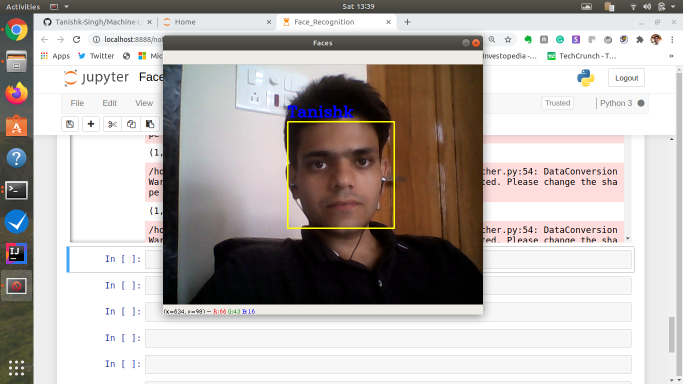
#> input picture Face_Detection _and_Recognition/My Face Recognition.png, 1366 x 768 px, given in place of the camera (shown at 1/2 size)
$ jupyter execute --allow-errors Gen_Selfie_Training_Data.ipynb
#> lines starting #> are read from the running program, lines starting #| are printed output that depends on the picture; after the words box and inside, x2 and y2 are one past the last pixel; in counts of white or black regions, pixels touching at a corner belong together
[cell 1]
import cv2
import numpy as np
face_casscade = cv2.CascadeClassifier('haarcascade_frontalface_alt.xml')

cap = cv2.VideoCapture(0)
face_data = []
skip = 0
dataset_path = '../Data_Sets/'

file_name = input("Enter the person's name")
#> the answer given: My Face Recognition.png

while True :

    ret,frame = cap.read()
#> frame is the input picture: shape (768, 1366, 3); mean B, G, R 175.4, 178.3, 184.2
    gray_frame = cv2.cvtColor(frame,cv2.COLOR_BGR2GRAY)
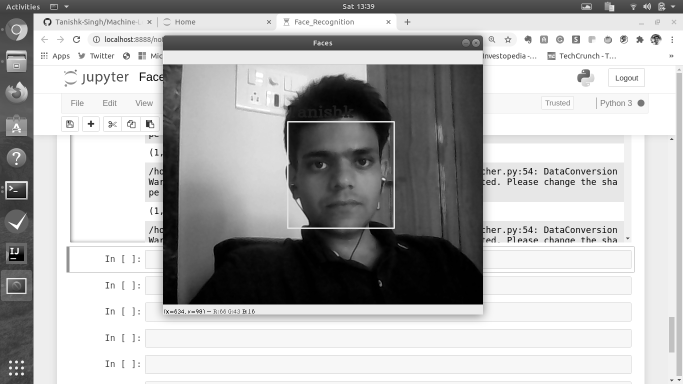
#> gray_frame: shape (768, 1366) (shown at 1/2 size); min 0, max 255, mean 179.7

    if ret == False:
        continue

    faces = face_casscade.detectMultiScale(gray_frame,1.3,2)
#> faces = [[580, 244, 209, 209]]

    if(len(faces))==0:
        continue

    faces = sorted(faces,key= lambda f:f[2]*f[3])


    for face in faces[-1:]:
        x,y,w,h = face
        cv2.rectangle(frame,(x,y),(x+w,y+h),(0,200,255),2)

        offset = 10
        face_section = frame[y-offset:y+h+offset,x-offset:x+w+offset]
        face_section = cv2.resize(face_section,(100,100))

        skip += 1

        if skip%10==0:

            face_data.append(face_section)
            print (len(face_data))
#> this loop made 1 pass
#> (x, y, w, h, offset, skip) on pass 1: (580, 244, 209, 209, 10, 1)
#> pass 1, `face_section = frame[y-offset:y+h+offset,x-offset:x+w+offset]`:
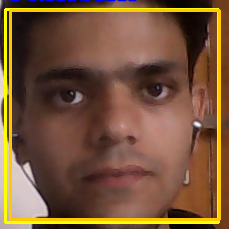
#> face_section: shape (229, 229, 3); mean B, G, R 57.2, 85.2, 119.2
#> pass 1, `face_section = cv2.resize(face_section,(100,100))`:
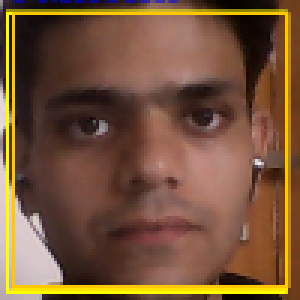
#> face_section: shape (100, 100, 3) (shown 3 times larger); mean B, G, R 57.6, 84.2, 118.3
#> after the loop:
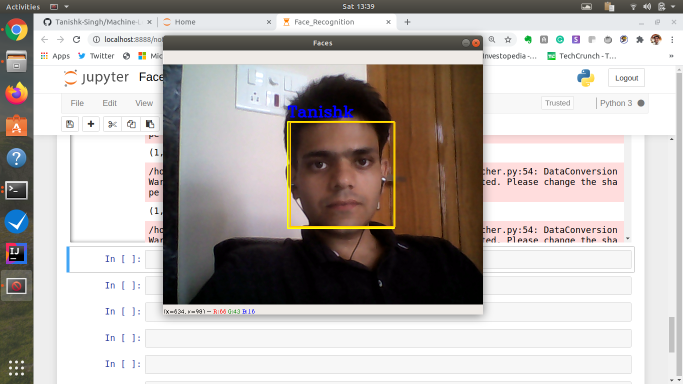
#> frame: shape (768, 1366, 3) (shown at 1/2 size); 0.24% of pixels changed, all inside (x1, y1, x2, y2) = (579, 243, 791, 455)
#> after the loop, face_data = []; skip = 1


    cv2.imshow("Tanishk's Frame", frame)
    cv2.imshow("Face Section", face_section)

    key_pressed = cv2.waitKey(1) & 0XFF
#> (key q is pressed here)

    if key_pressed == ord('q'):
        break

face_data = np.asarray(face_data)
#> face_data = empty array
#> (the rest of this cell did not finish here and is left out)
